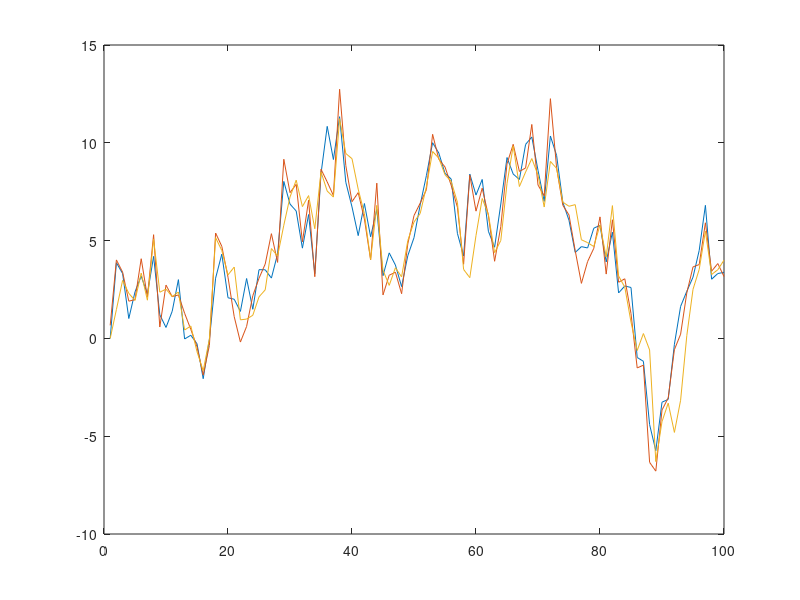

Write the MATLAB code that produced this figure.
% in this code I used the theory on a particle filter from the paper: 
% "A tutorial on particle filters", by M. Speekenbrink
% in this we track a latent states of a stochastic process, by calculating
% the a sequence of posterior distributions over consecutive observations
% the process that will be estimated is a Gaussian random walk, showing the
% change over time of the envelope and facial movements made in speech
% In the generative model this case represents the audio track for the case
% of C=2

% rng(5); %set random seed
t_max=100; %set number of time steps in the process
n=10; %set the number of observations made for each time step, this becomes the amount of particles for each step

c=0.5; %setting a parameter for the resampling, as this is done when N_eff<=c*n, setting c=1 means at every step, setting c=0 means you never resample
%% the particle filter 
%firstly the random walk

%setting arrays to store the important parameters
a_s=zeros(t_max,1); %to be estimated
a_x=zeros(t_max,1); %noisy observations, want one observation for each time step
phi_x=zeros(t_max,n); %the samples from the distribution will be stored in here, need N samples per time step
w=zeros(t_max,n); %the weights of the different particles can be stored in here, one weight for each sample
est=zeros(t_max,1); %the array to store the estimates in, these will be formed by the sum over the particles, weighted by their respective weight
N_eff=zeros(t_max,1); %array to store the effective sample size
U=zeros(t_max,n); %storing a parameter for deciding when to resample
sig_e_s=2; %setting the variance of the random walk
sig_e_ax=1; %setting the noise in the observations

%initialising the parameters
f_a_x=a_s(1)+normrnd(0,sig_e_ax); %creating the parameter that relates the noisy percept to the stimulus
a_x(1)=f_a_x;
phi_x(1,:)=normrnd(0,sig_e_s,1,n);
%now for the calculation of the weights we run into a small issue if we
%keep this continuous, as then the P(y|phi) would be 0 for every y (as the
%y is defined as a infinitly precise number in that case, thus the area
%under the curve would be 0). Thus we need to discritize the normal
%distribution of P(y|phi), so that the probability of a value is defined.
%It can then be calculated through the difference between the point just
%below and just above y in a cumulative distribution.
x_comp=linspace(-100,100,1000000); %making a large range of points, with small steps in between to evaluate the probabilities at
w_b=(normcdf(a_x(1),x_comp(dsearchn(x_comp',phi_x(1,:)')),sig_e_ax)); %obtain the cdf for lower estimate
w_ab=(normcdf(a_x(1),x_comp(dsearchn(x_comp',phi_x(1,:)')+ones(size(phi_x(1,:),1))),sig_e_ax)); %obtain cdf for higher estimate
w(1,:)=(w_b-w_ab)/(sum(w_b-w_ab)); %obtain weights and normalise, note for t=0 no multiplication with previous weights
c_av_s=[normrnd(0,sig_e_s)]; %drawing c_av^s from the normal distribution
for i=2:t_max
    e_s=normrnd(0,sig_e_s);
    c_av_s=[c_av_s c_av_s(i-1)+e_s]; %storing and adding noise
    f_a_s=c_av_s(i); %creating the parameter that relates the stimulus to the unnoisy/ideal percept, not necessary but might help in understanding the code
    a_s(i)=f_a_s; %we now have the ideal percept, this is the latent state
    f_a_x=c_av_s(i)+normrnd(0,sig_e_ax); %creating the parameter that relates the noisy percept to the stimulus
    a_x(i)=f_a_x; %we now get the noisy percepts, from which we attempt to get the latent state
    
    %now we have to update the samples from the distribution, and their
    %respective weights for the next time step
    phi_x(i,:)=normrnd(phi_x(i-1),sig_e_s,1,n); %before was normrnd(phi_x(i-1,...) but then get totally different behavior. Thus this is slightly different from the paper, as there they seem to have made a small mistake!!!!
    w_b=(normcdf(a_x(i),x_comp(dsearchn(x_comp',phi_x(i,:)')),sig_e_ax)); %obtain the cdf for lower estimate
    w_ab=(normcdf(a_x(i),x_comp(dsearchn(x_comp',phi_x(i,:)')+ones(size(phi_x(i,:),1))),sig_e_ax)); %obtain cdf for higher estimate
    w(i,:)=((w_b-w_ab).*w(i-1,:))/(sum(((w_b-w_ab).*w(i-1,:)))); %obtain weights and normalise, note that now they have to be multiplied with the previous weigths
    
    %now we can obtain the particle filter estimates
    est(i)=sum(phi_x(i,:).*w(i,:));

    %resampling step, using a so called systematic resampler
    N_eff(i)=1/(sum(w(i,:).*w(i,:))); %the effective weight of the samples
    if N_eff(i) <= c*n
        u=unifrnd(0,1,n,1);
        w_sum=cumsum(w(i,:));
        w(i,:)=1/n;
        for i_b=1:n 
            for r=2:n
                U(i_b,:)=((i_b-1)/n)+u;
                if w_sum(r-1)<=U(i_b,r) && U(i_b,r)<w_sum(r)
                    phi_x(i,i_b)=phi_x(i,r);
                end
            end
        end
    end
end

%% plotting the trajectories
plot(a_s);
hold on
plot(a_x);
% plot(phi_x);
plot(est);